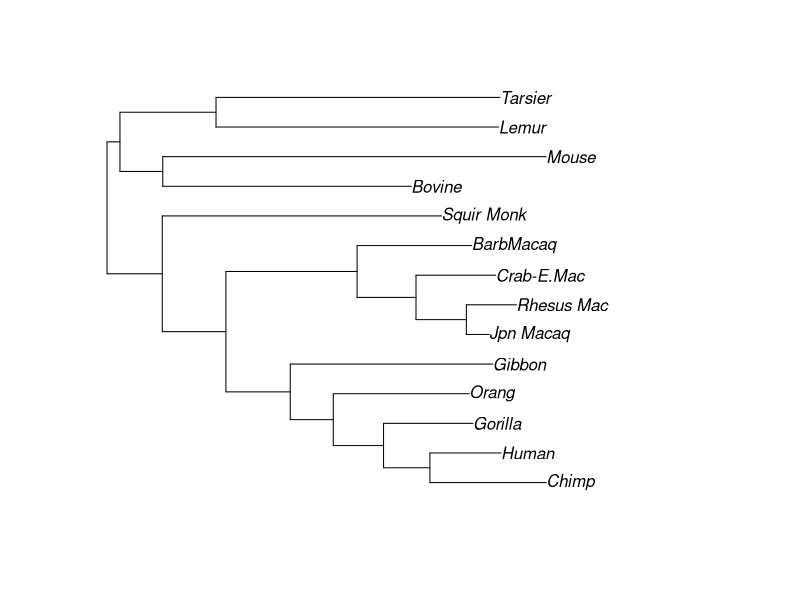
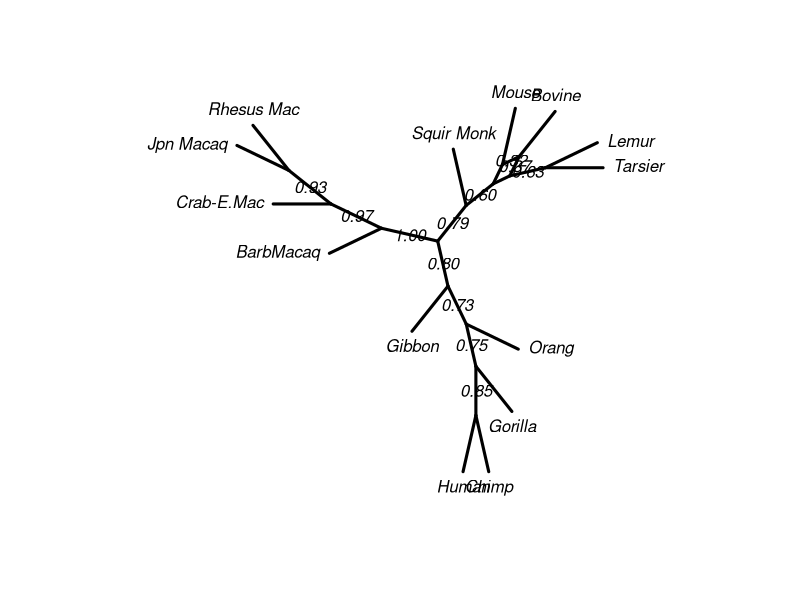
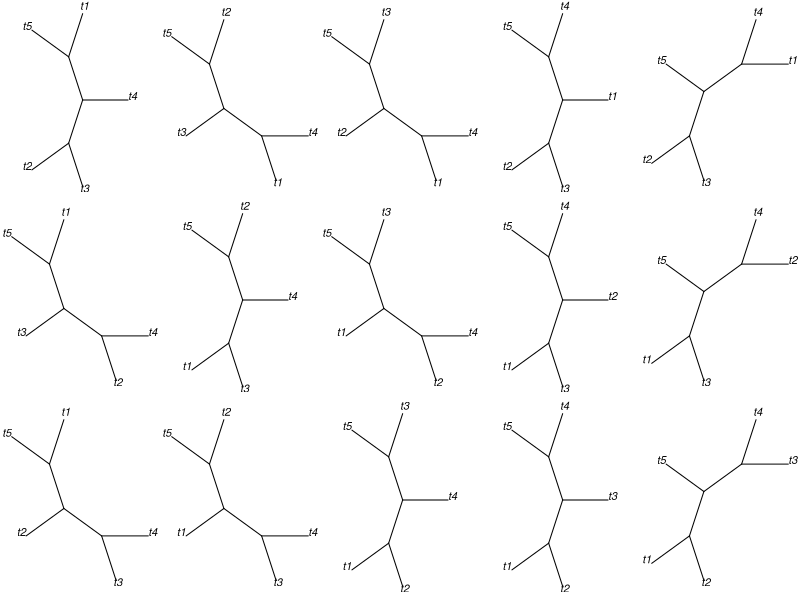

Source code (R) for these figures, in order:
## ---- chunk 1
# set global chunk options: images will be bigger
knitr::opts_chunk$set(fig.width=8, fig.height=6)
options(digits = 4)
## ---- chunk 2
library(ape)
library(phangorn)
fdir <- system.file("extdata/trees", package = "phangorn")
primates <- read.phyDat(file.path(fdir, "primates.dna"),
                        format = "interleaved")
## ---- chunk 3
dm <- dist.ml(primates)
treeNJ  <- NJ(dm)
## ---- chunk 4
fit <- pml(treeNJ, data=primates)
fit
## ---- chunk 5
methods(class="pml")
## ---- chunk 6
fitJC  <- optim.pml(fit, rearrangement="NNI")
logLik(fitJC)
## ---- chunk 7
fitF81 <- update(fitJC, k=4, inv=0.2, bf=baseFreq(primates))
fitF81
## ---- chunk 8
fitGTR <- optim.pml(fitF81, model="GTR", optInv=TRUE, optGamma=TRUE,
    rearrangement = "NNI", control = pml.control(trace = 0))
fitGTR
## ---- chunk 9
fitGTR <- optim.pml(fitGTR, model="GTR", optInv=TRUE, optGamma=TRUE,
    rearrangement = "stochastic", control = pml.control(trace = 0))
fitGTR
## ---- chunk 10
anova(fitJC, fitGTR)
## ---- chunk 11
SH.test(fitGTR, fitJC)
## ---- chunk 12
AIC(fitJC)
AIC(fitGTR)
AICc(fitGTR)
BIC(fitGTR)
## ---- chunk 13
bs <- bootstrap.pml(fitJC, bs=100, optNni=TRUE,
    control = pml.control(trace = 0))
## ---- chunk 14
plotBS(midpoint(fitJC$tree), bs, p = 50, type="p")
## ---- chunk 15
x <- unroot(bs)
## ---- chunk 16
splits <- prop.part(x)
## ---- chunk 17
splits <- postprocess.prop.part(splits, method="SHORTwise")
## ---- chunk 18
spl <- as.splits(bs)
## ---- chunk 19
w <- attr(spl, "weights")
l <- length(bs)
ind <- (w / l) > .3
spl <- spl[ind]
## ---- chunk 20
res <- as.networx(spl)
## ---- chunk 21
cnet <- consensusNet(bs, p=0.2)
## ---- chunk 22
plot(cnet, show.edge.label=TRUE)
## ---- chunk 23
trees <- allTrees(5)
par(mfrow=c(3,5), mar=rep(0,4))
for(i in 1:15)plot(trees[[i]], cex=1, type="u")
## ---- chunk 24
nni(trees[[1]])
## ---- chunk 25
sessionInfo()
